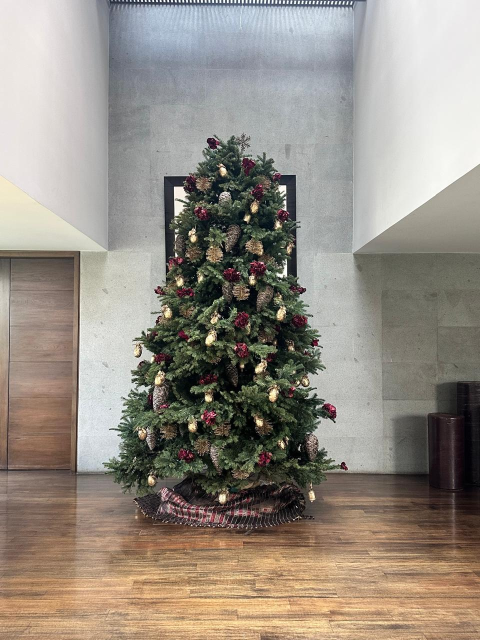
#> input picture assets/fotos-historicas/arbol-25.jpg, 960 x 1280 px, found by its file name (shown at 1/2 size)
$ python generar-flyer.py
#> lines starting #> are read from the running program, lines starting #| are printed output that depends on the picture
import base64, cairosvg
from PIL import Image

W, H = 1080, 1350
VERDE = "#0E2A1C"; SALVIA = "#BACDB4"; DORADO = "#C9A227"; CREMA = "#F2EFE6"

# foto insignia recortada a 4:5
src = Image.open("/home/claude/arbolesdenavidad/assets/fotos-historicas/arbol-25.jpg").convert("RGB")
#> src is the input picture: PIL image 960x1280 RGB; mean R, G, B 148.8, 141, 130.8
r = max(W/src.width, H/src.height)
#> r = 1.12
src = src.resize((int(src.width*r), int(src.height*r)), Image.LANCZOS)
#> src: PIL image 1080x1440 RGB
l = (src.width - W)//2; t = (src.height - H)//2
#> after `l = (src.width - W) // 2`: l = 0
#> after `t = (src.height - H) // 2`: t = 45
src.crop((l, t, l+W, t+H)).save("/home/claude/_bg.jpg", quality=92)
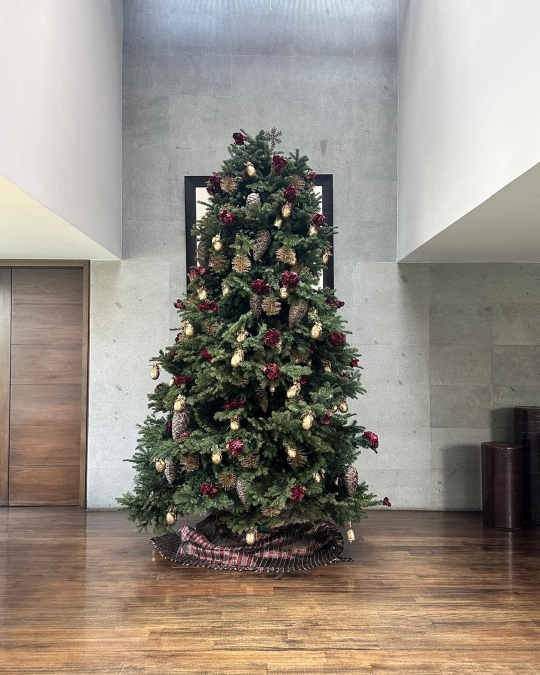
#> saved as _bg.jpg: PIL image 1080x1350 RGB (shown at 1/2 size); mean R, G, B 145.9, 138.6, 128.7
b64 = base64.b64encode(open("/home/claude/_bg.jpg","rb").read()).decode()

#> (the run stopped early here; a loop or call above may not have finished)

$ run again, with assets/fotos-historicas/arbol-01.jpg copied over assets/fotos-historicas/arbol-25.jpg
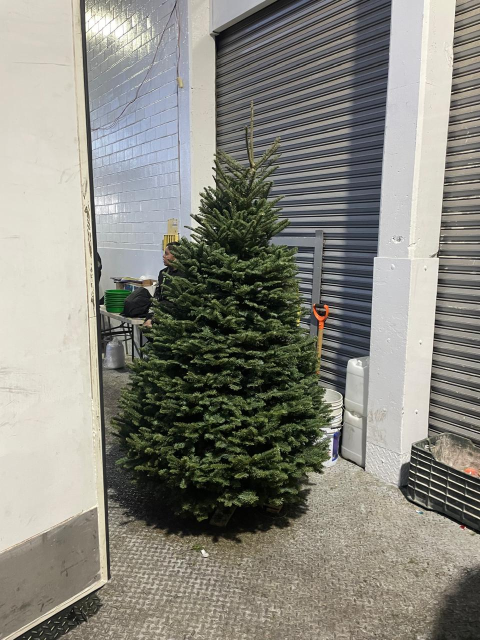
#> input picture assets/fotos-historicas/arbol-01.jpg, 960 x 1280 px, found by its file name (shown at 1/2 size)
#> src is the input picture: PIL image 960x1280 RGB; mean R, G, B 136.4, 135.7, 127
#> src: PIL image 1080x1440 RGB
#> `src.crop((l, t, l+W, t+H)).save("/home/claude/_bg.jpg", quality=92)`:
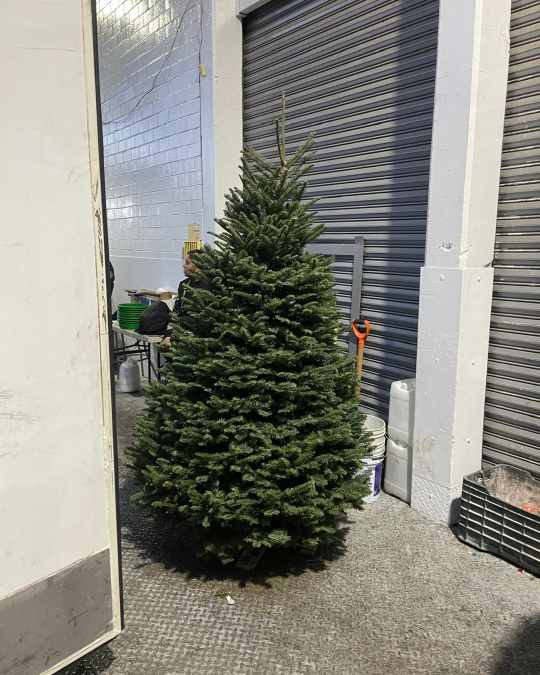
#> saved as _bg.jpg: PIL image 1080x1350 RGB (shown at 1/2 size); mean R, G, B 136, 135.6, 127

$ run again, with assets/fotos-historicas/arbol-02.jpg copied over assets/fotos-historicas/arbol-25.jpg
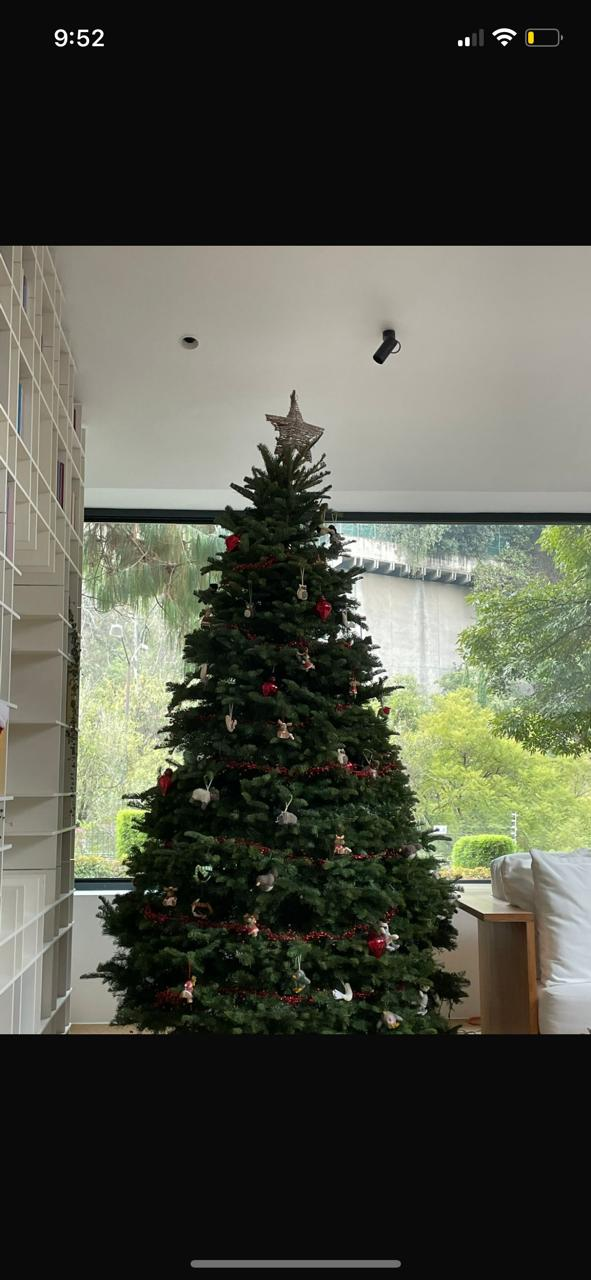
#> input picture assets/fotos-historicas/arbol-02.jpg, 591 x 1280 px, found by its file name
#> src is the input picture: PIL image 591x1280 RGB; mean R, G, B 78.7, 80.5, 69.3
#> src: PIL image 1080x2339 RGB
#> `src.crop((l, t, l+W, t+H)).save("/home/claude/_bg.jpg", quality=92)`:
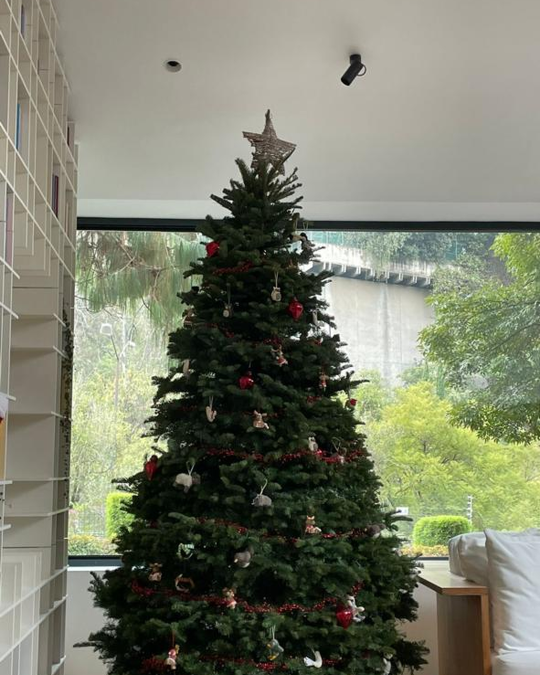
#> saved as _bg.jpg: PIL image 1080x1350 RGB (shown at 1/2 size); mean R, G, B 121.1, 124.4, 105.8

$ run again, with assets/fotos-historicas/arbol-03.jpg copied over assets/fotos-historicas/arbol-25.jpg
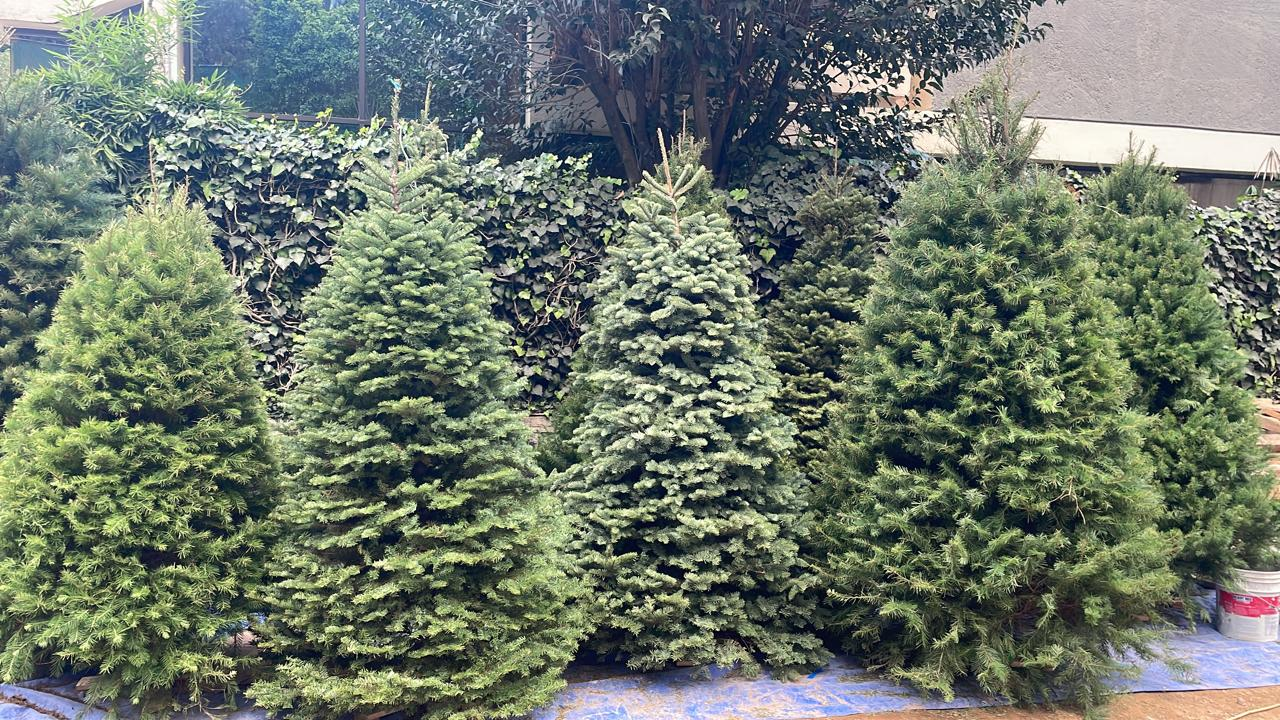
#> input picture assets/fotos-historicas/arbol-03.jpg, 1280 x 720 px, found by its file name
#> src is the input picture: PIL image 1280x720 RGB; mean R, G, B 109.7, 120.4, 106.4
#> src: PIL image 2400x1350 RGB
#> `src.crop((l, t, l+W, t+H)).save("/home/claude/_bg.jpg", quality=92)`:
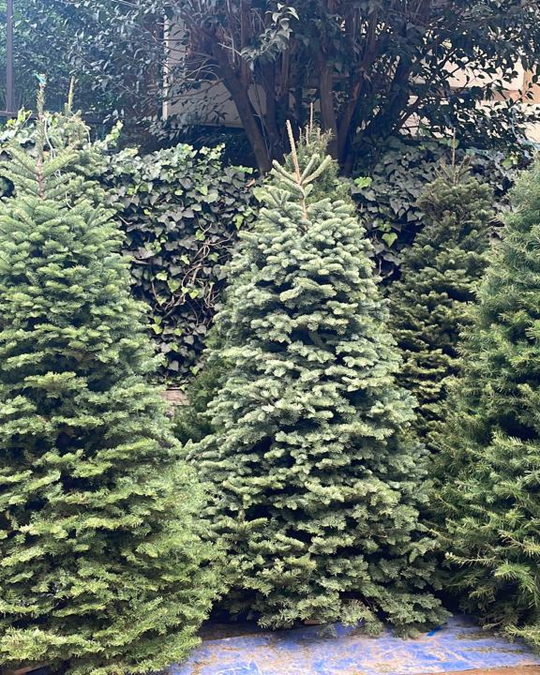
#> saved as _bg.jpg: PIL image 1080x1350 RGB (shown at 1/2 size); mean R, G, B 98.5, 109.3, 100.3
